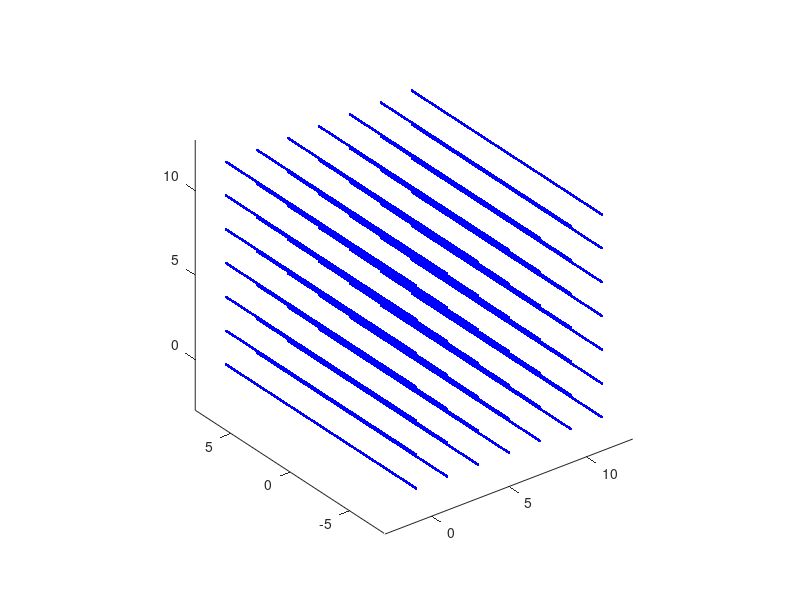

The MATLAB script that drew this image:
clc; clear; close; % clear everything

[x,y,z] = ndgrid(-1:2:12, -8:0.01:8, -1:2:12);
R = [x(:),y(:),z(:)];

plot3(R(:,1),R(:,2),R(:,3),'.b')
axis equal
